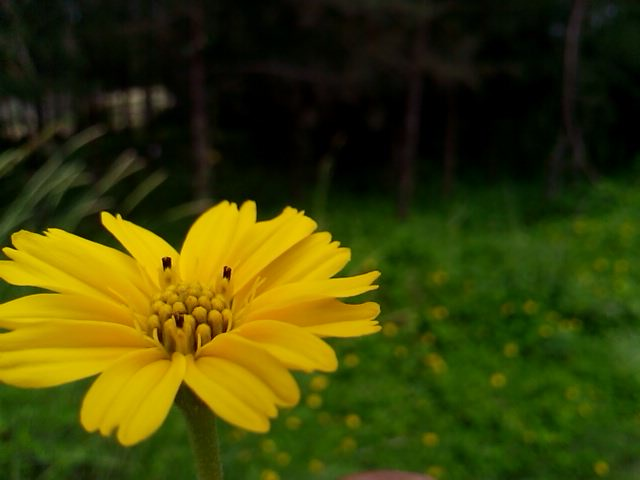
#> input picture adaptive_modules/mertens/ExposureFusion/image_set/jpeg/flower.jpeg, 640 x 480 px
$ python adaptive_fusion_v3_3_blending_fixed.py --under ../adaptive_modules/mertens/ExposureFusion/image_set/jpeg/flower.jpeg --normal ../adaptive_modules/mertens/ExposureFusion/image_set/jpeg/flower.jpeg --over ../adaptive_modules/mertens/ExposureFusion/image_set/jpeg/flower.jpeg --output out.png
#> lines starting #> are read from the running program, lines starting #| are printed output that depends on the picture
#!/usr/bin/env python3

"""
ADAPTIVE HDR FUSION V3.3
STRICT BLENDING EDITION

Purpose
-------
Fix exposure blending problems seen in the existing candidates:

    - excessive shadow lifting
    - excessive highlight lifting
    - foggy / hazy appearance
    - excessive contribution from Under / Over
    - loss of natural midtone depth

Design
------
Normal exposure is the primary anchor.

Under exposure:
    used only when the Normal image is genuinely near clipping
    and Under contains useful highlight information.

Over exposure:
    used only when the Normal image is genuinely dark
    and Over contains useful shadow information.

There is NO global baseline contribution from Under or Over.

The original V3.3 Client-Bright file is NOT modified.
"""


import os
import argparse

import cv2
import numpy as np


EPS = 1e-8


# ============================================================
# IMAGE I/O
# ============================================================

def read_image(path):

    image = cv2.imread(
        path,
        cv2.IMREAD_COLOR
    )

    if image is None:

        raise FileNotFoundError(
            f"Could not read image:\n{path}"
        )

    return (
        image.astype(
            np.float32
        )
        / 255.0
    )


def save_image(
    path,
    image
):

    image = np.nan_to_num(
        image,
        nan=0.0,
        posinf=1.0,
        neginf=0.0
    )

    image = np.clip(
        image,
        0.0,
        1.0
    )

    image8 = (
        image * 255.0
    ).astype(
        np.uint8
    )

    directory = os.path.dirname(
        path
    )

    if directory:

        os.makedirs(
            directory,
            exist_ok=True
        )

    ok = cv2.imwrite(
        path,
        image8,
        [
            cv2.IMWRITE_JPEG_QUALITY,
            100
        ]
    )

    if not ok:

        raise RuntimeError(
            f"Could not save:\n{path}"
        )


# ============================================================
# LUMINANCE
# ============================================================

def luminance(
    image
):

    # OpenCV image is BGR.
    return (
        0.0722 * image[:, :, 0]
        +
        0.7152 * image[:, :, 1]
        +
        0.2126 * image[:, :, 2]
    ).astype(
        np.float32
    )


# ============================================================
# SIZE MATCHING
# ============================================================

def match_size(
    image,
    reference
):

    h, w = reference.shape[:2]

    if image.shape[:2] == (
        h,
        w
    ):

        return image

    return cv2.resize(
        image,
        (w, h),
        interpolation=cv2.INTER_LINEAR
    )


# ============================================================
# SMOOTHSTEP
# ============================================================

def smoothstep(
    x,
    edge0,
    edge1
):

    width = max(
        edge1 - edge0,
        EPS
    )

    t = np.clip(
        (x - edge0) / width,
        0.0,
        1.0
    )

    return (
        t * t *
        (3.0 - 2.0 * t)
    )


# ============================================================
# EXPOSURE QUALITY
# ============================================================

def exposure_quality(
    image
):

    """
    Estimate how useful each pixel is as an exposure source.

    Stronger in the middle of the exposure range.
    We deliberately avoid using this as the final global
    blend weight. It is only used to determine whether a
    recovery exposure is actually useful.
    """

    lum = luminance(
        image
    )

    quality = np.exp(
        -(
            (lum - 0.50) ** 2
        )
        /
        (
            2.0 * 0.22 ** 2
        )
    )

    return np.clip(
        quality,
        0.0,
        1.0
    )


# ============================================================
# HIGHLIGHT RECOVERY MASK
# ============================================================

def create_highlight_mask(
    normal_lum,
    under_lum
):

    # Normal must actually be bright.
    near_clip = smoothstep(
        normal_lum,
        0.78,
        0.97
    )

    # Under must contain darker information.
    under_advantage = np.clip(
        (
            normal_lum -
            under_lum
        )
        /
        0.20,
        0.0,
        1.0
    )

    # Under itself should not be extremely dark.
    under_quality = exposure_quality(
        np.dstack(
            (
                under_lum,
                under_lum,
                under_lum
            )
        )
    )

    mask = (
        near_clip
        *
        under_advantage
        *
        under_quality
    )

    # Make transitions spatially smooth.
    mask = cv2.GaussianBlur(
        mask.astype(
            np.float32
        ),
        (0, 0),
        2.0
    )

    return np.clip(
        mask,
        0.0,
        1.0
    )


# ============================================================
# SHADOW RECOVERY MASK
# ============================================================

def create_shadow_mask(
    normal_lum,
    over_lum
):

    # Normal must actually be dark.
    dark = smoothstep(
        0.42 -
        normal_lum,
        0.0,
        0.30
    )

    # Over must actually contain brighter information.
    over_advantage = np.clip(
        (
            over_lum -
            normal_lum
        )
        /
        0.25,
        0.0,
        1.0
    )

    over_quality = exposure_quality(
        np.dstack(
            (
                over_lum,
                over_lum,
                over_lum
            )
        )
    )

    mask = (
        dark
        *
        over_advantage
        *
        over_quality
    )

    # Avoid aggressive recovery in very large regions.
    # Smooth transitions prevent halos.
    mask = cv2.GaussianBlur(
        mask.astype(
            np.float32
        ),
        (0, 0),
        2.5
    )

    return np.clip(
        mask,
        0.0,
        1.0
    )


# ============================================================
# RECOVERY SANITY LIMIT
# ============================================================

def limit_recovery(
    recovery_mask,
    maximum
):

    return np.minimum(
        recovery_mask,
        maximum
    ).astype(
        np.float32
    )


# ============================================================
# EDGE-AWARE MASK SMOOTHING
# ============================================================

def smooth_mask(
    mask,
    image
):

    guide = (
        luminance(
            image
        ) * 255.0
    ).astype(
        np.uint8
    )

    # Small bilateral smoothing preserves edges while
    # removing noisy mask transitions.
    smooth = cv2.bilateralFilter(
        mask.astype(
            np.float32
        ),
        7,
        0.08,
        5.0
    )

    # Add a light Gaussian pass for stable transitions.
    smooth = cv2.GaussianBlur(
        smooth,
        (0, 0),
        1.5
    )

    return np.clip(
        smooth,
        0.0,
        1.0
    )


# ============================================================
# COLOR ANCHOR
# ============================================================

def color_anchor(
    fused,
    normal,
    strength=0.10
):

    fused_lum = luminance(
        fused
    )

    normal_lum = luminance(
        normal
    )

    ratio = (
        normal_lum +
        EPS
    ) / (
        fused_lum +
        EPS
    )

    ratio = np.clip(
        ratio,
        0.96,
        1.04
    )

    correction = (
        1.0
        +
        strength *
        (
            ratio -
            1.0
        )
    )

    result = (
        fused *
        correction[:, :, None]
    )

    return np.clip(
        result,
        0.0,
        1.0
    )


# ============================================================
# NORMAL MIDTONE DETAIL
# ============================================================

def add_midtone_depth(
    fused,
    normal,
    strength=0.018
):

    normal_lum = luminance(
        normal
    )

    blurred = cv2.GaussianBlur(
        normal_lum,
        (0, 0),
        2.5
    )

    detail = (
        normal_lum -
        blurred
    )

    # Only strengthen genuine midtones.
    midtone_mask = np.exp(
        -(
            (normal_lum - 0.50) ** 2
        )
        /
        (
            2.0 * 0.24 ** 2
        )
    )

    # Avoid deep shadow/highlight enhancement.
    midtone_mask *= (
        1.0 -
        smoothstep(
            normal_lum,
            0.76,
            0.95
        )
    )

    detail_strength = (
        strength *
        midtone_mask
    )

    result = (
        fused
        +
        detail_strength[:, :, None]
        *
        detail[:, :, None]
    )

    return np.clip(
        result,
        0.0,
        1.0
    )


# ============================================================
# MILD ANTI-HAZE
# ============================================================

def anti_haze(
    image,
    strength=0.025
):

    lum = luminance(
        image
    )

    local = cv2.GaussianBlur(
        lum,
        (0, 0),
        5.0
    )

    detail = (
        lum -
        local
    )

    scale = float(
        np.percentile(
            np.abs(detail),
            95
        )
    )

    if scale < EPS:

        return image

    normalized = (
        detail /
        scale
    )

    result = (
        image
        +
        strength *
        normalized[:, :, None]
    )

    return np.clip(
        result,
        0.0,
        1.0
    )


# ============================================================
# HIGHLIGHT SAFETY
# ============================================================

def highlight_safety(
    fused,
    normal,
    under
):

    fused_lum = luminance(
        fused
    )

    normal_lum = luminance(
        normal
    )

    under_lum = luminance(
        under
    )

    danger = smoothstep(
        fused_lum,
        0.90,
        0.99
    )

    # Only permit Under to help if it is genuinely darker.
    recovery = np.clip(
        (
            normal_lum -
            under_lum
        )
        /
        0.20,
        0.0,
        1.0
    )

    amount = (
        0.18 *
        danger *
        recovery
    )

    amount = (
        amount[:, :, None]
    )

    result = (
        fused *
        (
            1.0 -
            amount
        )
        +
        under *
        amount
    )

    return np.clip(
        result,
        0.0,
        1.0
    )


# ============================================================
# MAIN BLENDING ENGINE
# ============================================================

def strict_blend(
    under,
    normal,
    over
):

    normal_lum = luminance(
        normal
    )

    under_lum = luminance(
        under
    )

    over_lum = luminance(
        over
    )

    # --------------------------------------------------------
    # NORMAL IS THE COMPLETE BASE
    # --------------------------------------------------------

    fused = normal.copy()

    # --------------------------------------------------------
    # HIGHLIGHT RECOVERY
    # --------------------------------------------------------

    highlight_mask = create_highlight_mask(
        normal_lum,
        under_lum
    )

    highlight_mask = limit_recovery(
        highlight_mask,
        0.32
    )

    highlight_mask = smooth_mask(
        highlight_mask,
        normal
    )

    # --------------------------------------------------------
    # SHADOW RECOVERY
    # --------------------------------------------------------

    shadow_mask = create_shadow_mask(
        normal_lum,
        over_lum
    )

    shadow_mask = limit_recovery(
        shadow_mask,
        0.20
    )

    shadow_mask = smooth_mask(
        shadow_mask,
        normal
    )

    # --------------------------------------------------------
    # PREVENT BOTH RECOVERIES AT SAME LOCATION
    # --------------------------------------------------------

    overlap = (
        highlight_mask *
        shadow_mask
    )

    highlight_mask *= (
        1.0 -
        0.80 * overlap
    )

    shadow_mask *= (
        1.0 -
        0.80 * overlap
    )

    # --------------------------------------------------------
    # UNDER -> HIGHLIGHTS ONLY
    # --------------------------------------------------------

    fused = (
        fused *
        (
            1.0 -
            highlight_mask[:, :, None]
        )
        +
        under *
        highlight_mask[:, :, None]
    )

    # --------------------------------------------------------
    # OVER -> SHADOWS ONLY
    # --------------------------------------------------------

    fused = (
        fused *
        (
            1.0 -
            shadow_mask[:, :, None]
        )
        +
        over *
        shadow_mask[:, :, None]
    )

    fused = np.clip(
        fused,
        0.0,
        1.0
    )

    return (
        fused,
        highlight_mask,
        shadow_mask
    )


# ============================================================
# DIAGNOSTICS
# ============================================================

def save_mask(
    path,
    mask
):

    cv2.imwrite(
        path,
        np.uint8(
            np.clip(
                mask,
                0.0,
                1.0
            )
            *
            255.0
        )
    )


# ============================================================
# PROCESS
# ============================================================

def process(
    under_path,
    normal_path,
    over_path,
    output_path
):

    print()
    print("=" * 60)
    print(
        "V3.3 STRICT BLENDING EDITION"
    )
    print("=" * 60)

    print()
    print(
        "Loading exposures..."
    )

    under = read_image(
        under_path
    )

    normal = read_image(
        normal_path
    )

    over = read_image(
        over_path
    )

    # --------------------------------------------------------
    # Match resolution.
    # --------------------------------------------------------

    under = match_size(
        under,
        normal
    )

    over = match_size(
        over,
        normal
    )

    print(
        "Creating strict exposure masks..."
    )

    fused, highlight_mask, shadow_mask = (
        strict_blend(
            under,
            normal,
            over
        )
    )

    print(
        "Adding middle-exposure depth..."
    )

    fused = add_midtone_depth(
        fused,
        normal,
        strength=0.018
    )

    print(
        "Applying very mild anti-haze..."
    )

    fused = anti_haze(
        fused,
        strength=0.025
    )

    print(
        "Protecting natural color..."
    )

    fused = color_anchor(
        fused,
        normal,
        strength=0.10
    )

    print(
        "Protecting highlights..."
    )

    fused = highlight_safety(
        fused,
        normal,
        under
    )

    fused = np.clip(
        fused,
        0.0,
        1.0
    )

    # --------------------------------------------------------
    # Output directory.
    # --------------------------------------------------------

    output_dir = os.path.dirname(
        output_path
    )

    if output_dir:

        os.makedirs(
            output_dir,
            exist_ok=True
        )

    # --------------------------------------------------------
    # Diagnostics.
    # --------------------------------------------------------

    base = os.path.splitext(
        os.path.basename(
            output_path
        )
    )[0]

    highlight_path = os.path.join(
        output_dir,
        base +
        "_highlight_recovery.png"
    )

    shadow_path = os.path.join(
        output_dir,
        base +
        "_shadow_recovery.png"
    )

    save_mask(
        highlight_path,
        highlight_mask
    )

    save_mask(
        shadow_path,
        shadow_mask
    )

    # --------------------------------------------------------
    # Save final.
    # --------------------------------------------------------

    save_image(
        output_path,
        fused
    )

    # --------------------------------------------------------
    # Statistics.
    # --------------------------------------------------------

    final_lum = luminance(
        fused
    )

    print()
    print("=" * 60)
    print(
        "STRICT BLENDING COMPLETE"
    )
    print("=" * 60)

    print()
    print(
        f"Output:\n"
        f"  {output_path}"
    )

    print()
    print(
        "Mean brightness:"
    )

    print(
        f"  Normal : "
        f"{luminance(normal).mean():.4f}"
    )

    print(
        f"  Final  : "
        f"{final_lum.mean():.4f}"
    )

    print()
    print(
        "Mean recovery:"
    )

    print(
        f"  Under/highlight : "
        f"{highlight_mask.mean():.4f}"
    )

    print(
        f"  Over/shadow     : "
        f"{shadow_mask.mean():.4f}"
    )

    print()
    print(
        "Maximum recovery:"
    )

    print(
        f"  Under/highlight : "
        f"{highlight_mask.max():.4f}"
    )

    print(
        f"  Over/shadow     : "
        f"{shadow_mask.max():.4f}"
    )

    print()
    print(
        f"Highlight mask:\n"
        f"  {highlight_path}"
    )

    print(
        f"Shadow mask:\n"
        f"  {shadow_path}"
    )


# ============================================================
# CLI
# ============================================================

def main():

    parser = argparse.ArgumentParser(
        description=(
            "Strict dynamically gated "
            "three-exposure blending"
        )
    )

    parser.add_argument(
        "--under",
        required=True,
        help="Underexposed image"
    )

    parser.add_argument(
        "--normal",
        required=True,
        help="Normal exposure image"
    )

    parser.add_argument(
        "--over",
        required=True,
        help="Overexposed image"
    )

    parser.add_argument(
        "--output",
        required=True,
        help="Output image"
    )

    args = parser.parse_args()

    process(
        args.under,
        args.normal,
        args.over,
        args.output
    )
#> in read_image, image is the input picture: shape (480, 640, 3); mean B, G, R 5.4, 64.9, 61.7
#> in create_highlight_mask, `under_advantage = np.clip( ( normal_lum - under_lum ) / 0.20, 0.0, 1.0 )`: under_advantage: shape (480, 640) float32; every value is 0
#> in exposure_quality, `quality = np.exp( -( (lum - 0.50) ** 2 ) / ( 2.0 * 0.22 ** 2 ) )`:
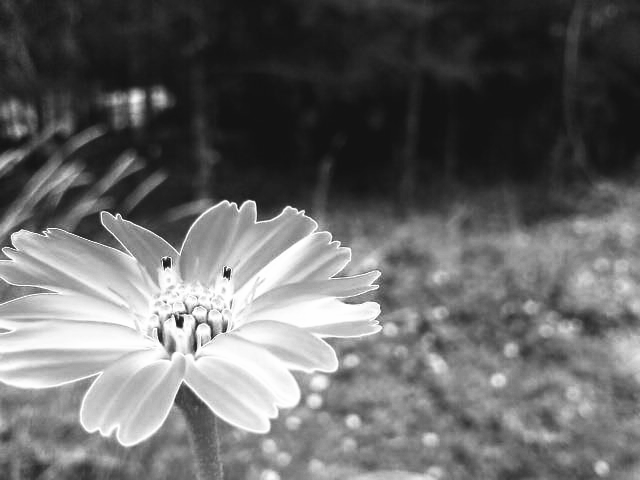
#> quality: shape (480, 640) float32; min 0.0756, max 1, mean 0.407
#> call 2 of smoothstep, with edge0 = 0, edge1 = 0.3
#> in smoothstep (call 2), `t = np.clip( (x - edge0) / width, 0.0, 1.0 )`:
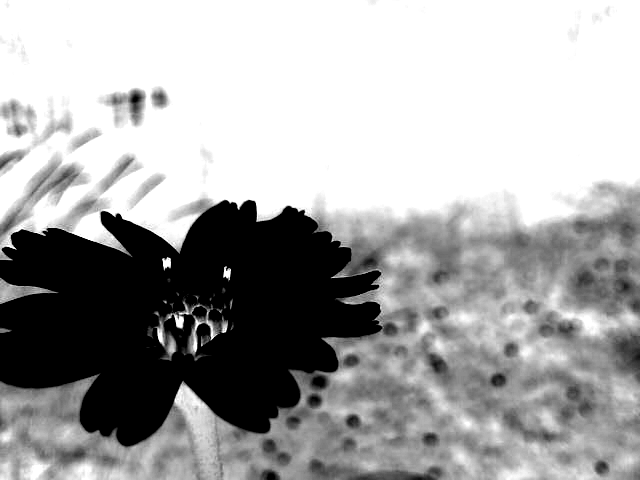
#> t: shape (480, 640) float32; min 0, max 1, mean 0.65
#> in smoothstep (call 2), `return ( t * t * (3.0 - 2.0 * t) )`:
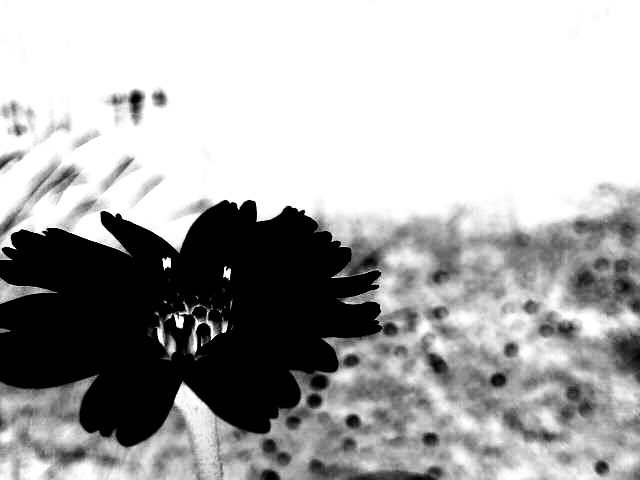
#> returned value: shape (480, 640) float32; min 0, max 1, mean 0.664
#> in add_midtone_depth, `detail = ( normal_lum - blurred )`:
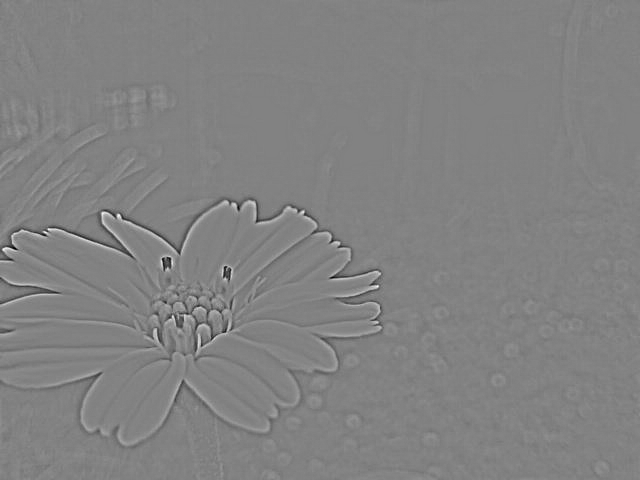
#> detail: shape (480, 640) float32; min -0.369, max 0.354, mean -5.56e-07; drawn with min black and max white
#> in add_midtone_depth, `midtone_mask *= ( 1.0 - smoothstep( normal_lum, 0.76, 0.95 ) )`: midtone_mask: shape (480, 640) float32; min 0.114, max 1, mean 0.453
#> in anti_haze, `local = cv2.GaussianBlur( lum, (0, 0), 5.0 )`:
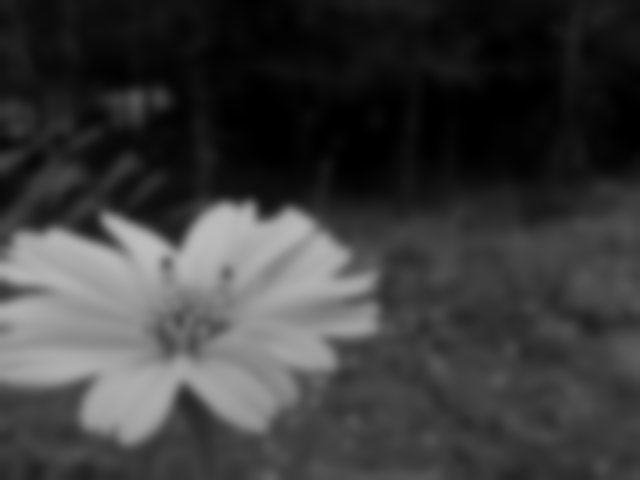
#> local: shape (480, 640) float32; min 6.92e-06, max 0.745, mean 0.235
#> in anti_haze, `scale = float( np.percentile( np.abs(detail), 95 ) )`: scale = 0.0762
#> in anti_haze, `result = ( image + strength * normalized[:, :, None] )`:
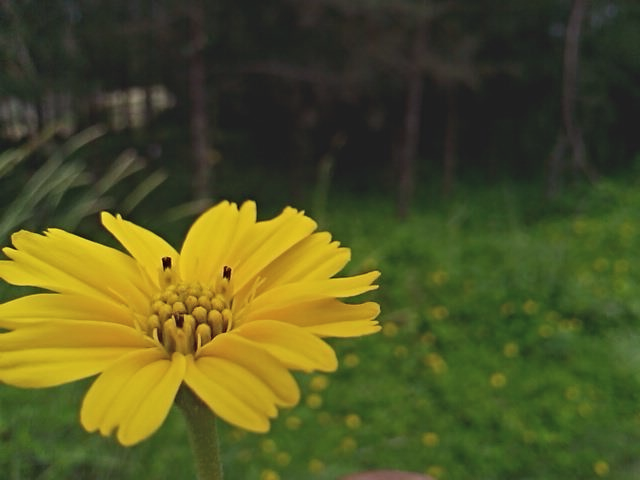
#> result: shape (480, 640, 3) float32; mean of channels 0, 1, 2 0.0213, 0.254, 0.242; drawn with min black and max white
#> in color_anchor, `ratio = np.clip( ratio, 0.96, 1.04 )`:
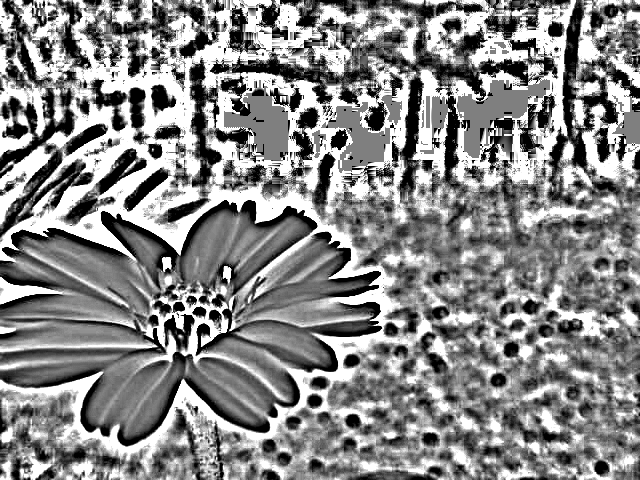
#> ratio: shape (480, 640) float32; min 0.96, max 1.04, mean 1; drawn with min black and max white
#|   Normal : 0.2349
#|   Final  : 0.2350
#|   Under/highlight : 0.0000
#|   Over/shadow     : 0.0000
#|   Under/highlight : 0.0000
#|   Over/shadow     : 0.0000


if __name__ == "__main__":

    main()
